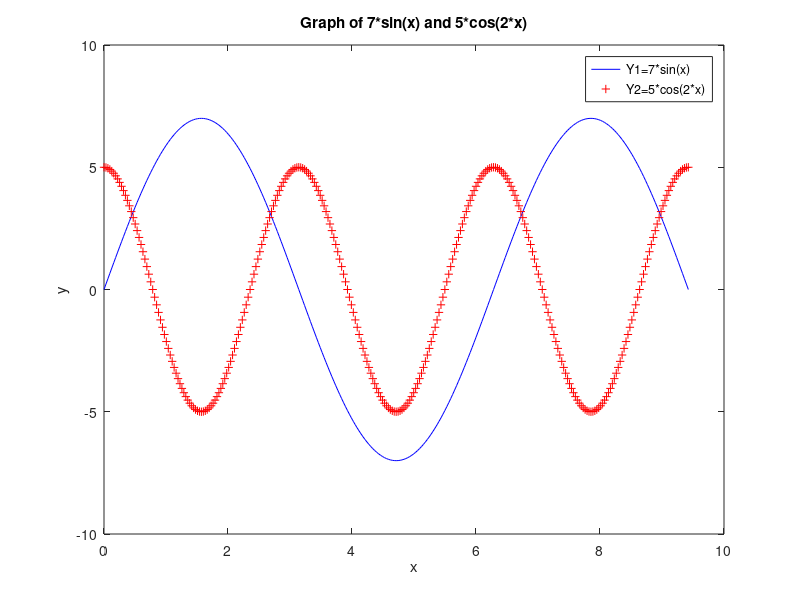

Write MATLAB code to recreate this figure.
%This program will plot two trigonometric functions simultaneously with
%different colors and marker styles. It will also plot a title, x and y
%labels, aswell as a legend
x=0:pi/100:3*pi; %define 100 values of x between 0 and 3pi
Y1=7*sin(x); %define Y1 function
Y2=5*cos(2*x); %define Y2 function
plot(x,Y1,'b',x,Y2,'r+'); %plot Y1 and Y2 simultaneously
xlabel('x'); %produce x label
ylabel('y'); %produce y label
legend('Y1=7*sin(x)','Y2=5*cos(2*x)'); %produce legend
title('Graph of 7*sin(x) and 5*cos(2*x)'); %produce title